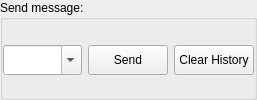
     <widget class="QGroupBox" name="groupBoxSend">
      <property name="minimumSize">
       <size>
        <width>0</width>
        <height>0</height>
       </size>
      </property>
      <property name="maximumSize">
       <size>
        <width>16777215</width>
        <height>16777215</height>
       </size>
      </property>
      <property name="title">
       <string>Send message:</string>
      </property>
      <property name="flat">
       <bool>true</bool>
      </property>
      <layout class="QGridLayout" name="gridLayout_3">
       <property name="leftMargin">
        <number>0</number>
       </property>
       <property name="topMargin">
        <number>5</number>
       </property>
       <property name="rightMargin">
        <number>0</number>
       </property>
       <property name="bottomMargin">
        <number>1</number>
       </property>
       <item row="1" column="1">
        <widget class="QComboBox" name="comboBoxSend">
         <property name="sizePolicy">
          <sizepolicy hsizetype="Expanding" vsizetype="Fixed">
           <horstretch>0</horstretch>
           <verstretch>0</verstretch>
          </sizepolicy>
         </property>
         <property name="minimumSize">
          <size>
           <width>0</width>
           <height>30</height>
          </size>
         </property>
         <property name="font">
          <font>
           <family>Consolas</family>
           <pointsize>9</pointsize>
          </font>
         </property>
         <property name="editable">
          <bool>true</bool>
         </property>
        </widget>
       </item>
       <item row="1" column="3">
        <widget class="QPushButton" name="pushButtonSend">
         <property name="sizePolicy">
          <sizepolicy hsizetype="Minimum" vsizetype="Fixed">
           <horstretch>0</horstretch>
           <verstretch>0</verstretch>
          </sizepolicy>
         </property>
         <property name="minimumSize">
          <size>
           <width>0</width>
           <height>30</height>
          </size>
         </property>
         <property name="toolTip">
          <string>&lt;html&gt;&lt;head/&gt;&lt;body&gt;&lt;p&gt;Wysyła wiadomość&lt;/p&gt;&lt;/body&gt;&lt;/html&gt;</string>
         </property>
         <property name="text">
          <string>Send</string>
         </property>
        </widget>
       </item>
       <item row="1" column="4">
        <widget class="QPushButton" name="pushButtonClearHistory">
         <property name="minimumSize">
          <size>
           <width>0</width>
           <height>30</height>
          </size>
         </property>
         <property name="maximumSize">
          <size>
           <width>16777215</width>
           <height>16777215</height>
          </size>
         </property>
         <property name="text">
          <string>Clear History</string>
         </property>
        </widget>
       </item>
      </layout>
     </widget>
